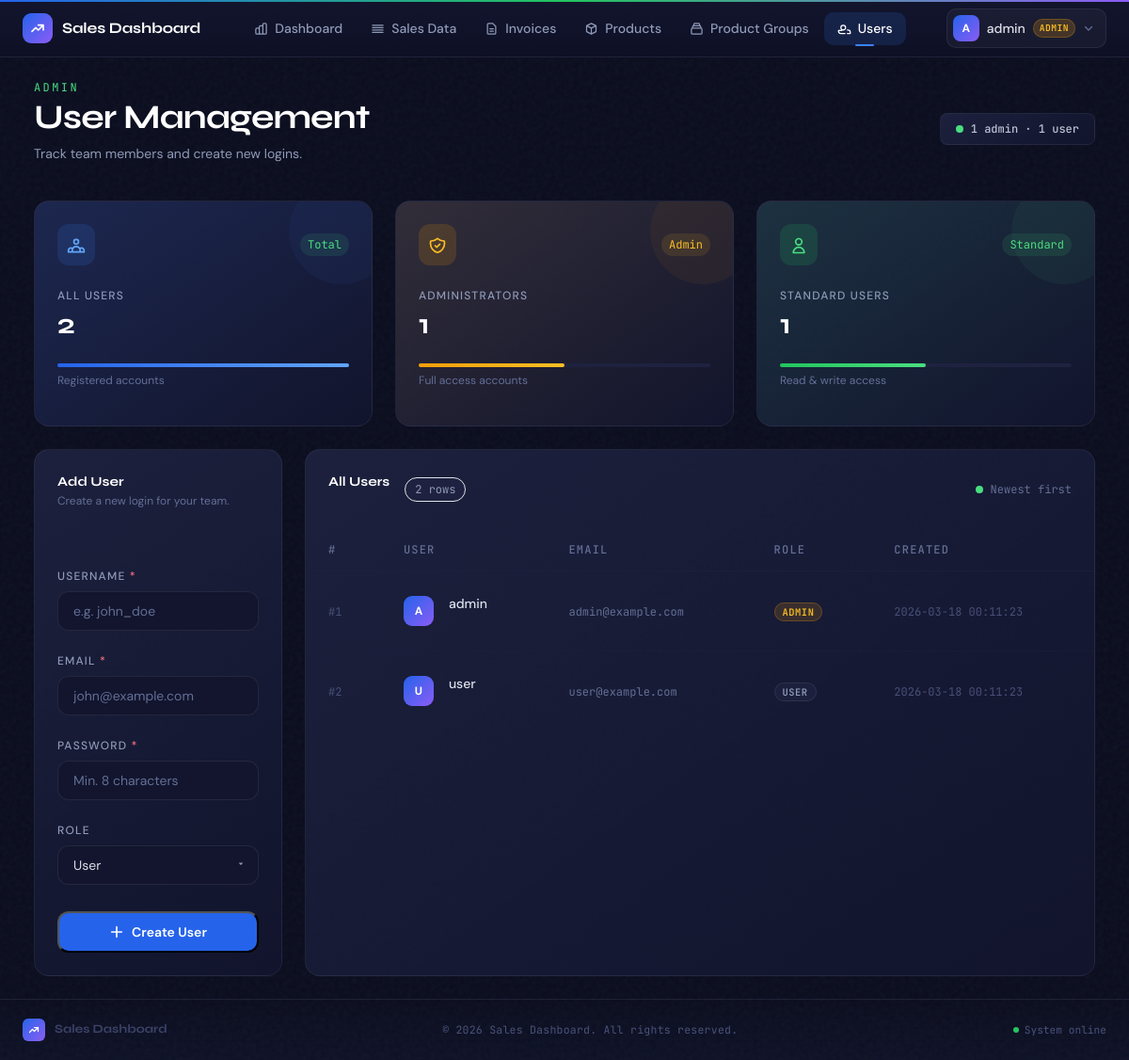
The app's page /pages/admin-users.php (signed in) with its own data.
### tables this page shows
CREATE TABLE IF NOT EXISTS users (
    id INT AUTO_INCREMENT PRIMARY KEY,
    username VARCHAR(50) NOT NULL UNIQUE,
    password VARCHAR(255) NOT NULL,
    email VARCHAR(100) NOT NULL,
    role ENUM('admin', 'user') DEFAULT 'user',
    created_at TIMESTAMP DEFAULT CURRENT_TIMESTAMP,
    updated_at TIMESTAMP DEFAULT CURRENT_TIMESTAMP ON UPDATE CURRENT_TIMESTAMP
);

### pages/admin-users.php (the view, shortened to what the rows shown need)
<?php
require_once __DIR__ . '/../config/auth.php';
$pdo = getDBConnection();
$error   = '';
$users      = [];
if ($pdo) {
    try {
        $stmt = $pdo->query('SELECT id, username, email, role, created_at, updated_at FROM users ORDER BY created_at DESC');
        $users = $stmt->fetchAll();
    } catch (PDOException $e) {
        $error = $error ?: 'Failed to load users.';
    }
}
include __DIR__ . '/../includes/header.php';
?>
<script src="https://cdn.tailwindcss.com"></script>
<div id="tw-admin-users" class="max-w-[1600px] mx-auto px-4 sm:px-6 lg:px-8 py-8 space-y-6">
  <header class="flex flex-col sm:flex-row sm:items-center justify-between gap-4 animate-fade-up">
    <div>
      <h1 class="font-display text-3xl lg:text-4xl font-bold text-white tracking-tight">User Management</h1>
    </div>
  </header>
  <div class="grid grid-cols-1 lg:grid-cols-4 gap-4 animate-fade-up-2">
    <div class="lg:col-span-3 card-glass rounded-2xl overflow-hidden">
      <div class="overflow-x-auto">
        <table class="w-full text-sm">
          <thead>
            <tr class="border-b border-ink-800/60">
              <th class="text-left px-6 py-3.5 text-xs font-mono uppercase tracking-widest text-ink-400 font-medium">#</th>
              <th class="text-left px-4 py-3.5 text-xs font-mono uppercase tracking-widest text-ink-400 font-medium">User</th>
              <th class="text-left px-4 py-3.5 text-xs font-mono uppercase tracking-widest text-ink-400 font-medium hidden sm:table-cell">Email</th>
              <th class="text-left px-4 py-3.5 text-xs font-mono uppercase tracking-widest text-ink-400 font-medium">Role</th>
              <th class="text-left px-4 py-3.5 text-xs font-mono uppercase tracking-widest text-ink-400 font-medium hidden md:table-cell">Created</th>
            </tr>
          </thead>
          <tbody class="divide-y divide-ink-800/40">
            <?php if (empty($users)): ?>
              <tr>
                <td colspan="5" class="text-center py-16">
                  <div class="flex flex-col items-center gap-3">
                    <svg class="w-10 h-10 text-ink-700" fill="none" stroke="currentColor" viewBox="0 0 24 24">
                      <path stroke-linecap="round" stroke-linejoin="round" stroke-width="1.5" d="M17 20h5v-2a3 3 0 00-5.356-1.857M17 20H7m10 0v-2c0-.656-.126-1.283-.356-1.857M7 20H2v-2a3 3 0 015.356-1.857M7 20v-2c0-.656.126-1.283.356-1.857m0 0a5.002 5.002 0 019.288 0M15 7a3 3 0 11-6 0 3 3 0 016 0z"/>
                    </svg>
                    <p class="text-ink-400 text-sm">No users found.</p>
                  </div>
                </td>
              </tr>
            <?php else: ?>
              <?php foreach ($users as $u): ?>
              <tr class="user-row">
                <td class="px-6 py-4">
                  <span class="font-mono text-xs text-ink-500">#<?= (int)$u['id'] ?></span>
                </td>
                <td class="px-4 py-4">
                  <div class="flex items-center gap-3">
                    <div style="width:32px;height:32px;border-radius:9px;background:linear-gradient(135deg,#2563eb,#8b5cf6);display:flex;align-items:center;justify-content:center;font-size:0.75rem;font-weight:700;color:#fff;flex-shrink:0;">
                      <?= strtoupper(substr($u['username'], 0, 1)) ?>
                    </div>
                    <div>
                      <p class="text-ink-100 font-medium text-sm"><?= htmlspecialchars($u['username']) ?></p>
                    </div>
                  </div>
                </td>
                <td class="px-4 py-4 hidden sm:table-cell">
                  <span class="text-ink-400 text-xs font-mono"><?= htmlspecialchars($u['email']) ?></span>
                </td>
                <td class="px-4 py-4">
                  <?php if ($u['role'] === 'admin'): ?>
                    <span style="font-size:0.65rem;padding:2px 8px;border-radius:999px;background:rgba(245,158,11,0.15);color:#fbbf24;border:1px solid rgba(245,158,11,0.25);font-weight:600;font-family:'JetBrains Mono',monospace;text-transform:uppercase;letter-spacing:0.05em;white-space:nowrap;">
                      Admin
                    </span>
                  <?php else: ?>
                    <span style="font-size:0.65rem;padding:2px 8px;border-radius:999px;background:rgba(30,34,64,0.8);color:#8f9ab8;border:1px solid rgba(255,255,255,0.08);font-weight:600;font-family:'JetBrains Mono',monospace;text-transform:uppercase;letter-spacing:0.05em;white-space:nowrap;">
                      User
                    </span>
                  <?php endif; ?>
                </td>
                <td class="px-4 py-4 hidden md:table-cell">
                  <span class="font-mono text-xs text-ink-500"><?= htmlspecialchars($u['created_at']) ?></span>
                </td>
              </tr>
              <?php endforeach; ?>
            <?php endif; ?>
          </tbody>
        </table>
      </div>
    </div>
  </div>
</div>
<?php include __DIR__ . '/../includes/footer.php'; ?>

### includes/navbar.php (shortened to what the rows shown need)
<?php
$currentUser = getCurrentUser();
?>
<script src="https://cdn.tailwindcss.com"></script>
<nav id="tw-navbar">
  <div class="max-w-[1600px] mx-auto px-4 sm:px-6 lg:px-8">
    <div style="display:flex;align-items:center;justify-content:space-between;height:60px;">
      <div style="display:flex;align-items:center;gap:10px;">
        <div class="dropdown-tw hidden-mobile">
          <button style="display:flex;align-items:center;gap:8px;padding:6px 12px 6px 6px;border-radius:10px;background:rgba(255,255,255,0.04);border:1px solid rgba(255,255,255,0.07);cursor:pointer;transition:all 0.15s;color:#dde0ea;font-family:'DM Sans',sans-serif;font-size:0.875rem;font-weight:500;"
            onmouseover="this.style.background='rgba(255,255,255,0.08)'"
            onmouseout="this.style.background='rgba(255,255,255,0.04)'"
            onclick="this.closest('.dropdown-tw').classList.toggle('open')">
            <div style="width:28px;height:28px;border-radius:8px;background:linear-gradient(135deg,#2563eb,#8b5cf6);display:flex;align-items:center;justify-content:center;font-size:0.75rem;font-weight:700;color:#fff;flex-shrink:0;">
              <?= strtoupper(substr($currentUser['username'] ?? 'U', 0, 1)) ?>
            </div>
            <span style="max-width:100px;overflow:hidden;text-overflow:ellipsis;white-space:nowrap;">
              <?= htmlspecialchars($currentUser['username'] ?? 'User') ?>
            </span>
            <?php if (isAdmin()): ?>
              <span style="font-size:0.6rem;font-weight:600;padding:2px 6px;border-radius:999px;background:rgba(245,158,11,0.2);color:#fbbf24;border:1px solid rgba(245,158,11,0.25);letter-spacing:0.05em;text-transform:uppercase;font-family:'JetBrains Mono',monospace;">
                Admin
              </span>
            <?php endif; ?>
            <svg width="12" height="12" fill="none" stroke="currentColor" viewBox="0 0 24 24" style="color:#636f96;flex-shrink:0;">
              <path stroke-linecap="round" stroke-linejoin="round" stroke-width="2.5" d="M19 9l-7 7-7-7"/>
            </svg>
          </button>
        </div>
      </div>
    </div>
  </div>
</nav>

### records on screen
users: username "A", username "admin", id "1", email "admin@example.com", role "ADMIN", created_at "2026-03-18 00:11:23"
users: id "2", username "U", username "user", email "user@example.com", role "USER", created_at "2026-03-18 00:11:23"

### other values on screen
$adminCount "1"
$userCount "1"
$totalUsers "2"
count($users) "2"
